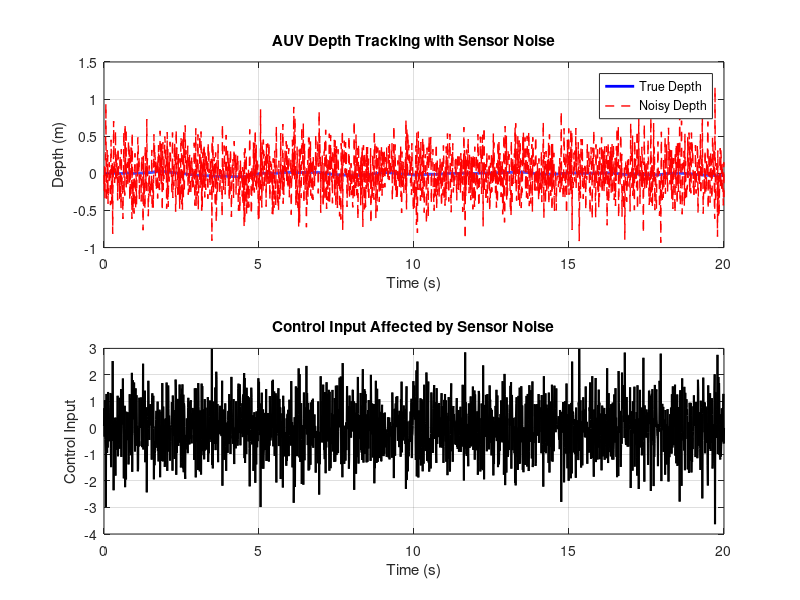

Write the MATLAB code that produced this figure.
% LQR Control of AUV with Sensor Noise
clc; clear; close all;

%% System parameters
A = [0 1; 0 0];
B = [0; 1];
C = [1 0];
x0 = [0; 0];

%% LQR design
Q = diag([10 2]);
R = 1;
K = lqr(A, B, Q, R);

%% Simulation settings
T = 20;
dt = 0.01;
t = 0:dt:T;
N = length(t);

%% Noise settings
noise_std = 0.3; % standard deviation of sensor noise

%% Initialization
x = zeros(2, N);
y = zeros(1, N);
y_noisy = zeros(1, N);
u = zeros(1, N);

%% Simulation loop
for k = 1:N-1
    % Output with noise
    y(k) = C * x(:,k);
    noise = noise_std * randn(); % Gaussian noise
    y_noisy(k) = y(k) + noise;

    % LQR control using noisy output
    x_hat = [y_noisy(k); x(2,k)]; % we assume we can measure velocity accurately
    u(k) = -K * x_hat;

    % State update (no disturbance)
    dx = A * x(:,k) + B * u(k);
    x(:,k+1) = x(:,k) + dx * dt;
end
y(N) = C * x(:,N);
y_noisy(N) = y(N) + noise_std * randn();

%% Plot results
figure;
subplot(2,1,1)
plot(t, y, 'b', 'LineWidth', 2); hold on;
plot(t, y_noisy, 'r--', 'LineWidth', 1);
legend('True Depth', 'Noisy Depth');
xlabel('Time (s)'); ylabel('Depth (m)');
title('AUV Depth Tracking with Sensor Noise');
grid on;

subplot(2,1,2)
plot(t, u, 'k', 'LineWidth', 1.5);
xlabel('Time (s)'); ylabel('Control Input');
title('Control Input Affected by Sensor Noise');
grid on;